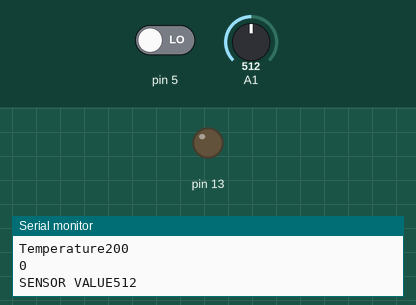
Simulated run of this sketch. Board: Arduino Uno, built with avr-gcc and run on an emulated ATmega328P. Shown: output pins drawn as LEDs (lit = HIGH), the last lines printed to the serial monitor. The inputs (shaded band) are chosen by the test bench; at power-on: pin 5 LOW, A1 = 512.

Above: at 1.2 s.
1.3 s: pin 5 driven HIGH
At 1.8 s:
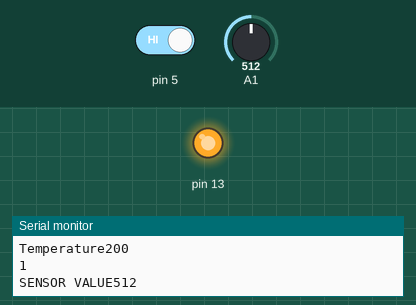
2.8 s: A1 set to 319
4.3 s: A1 set to 294
7.3 s: pin 5 driven LOW
At 8.2 s:
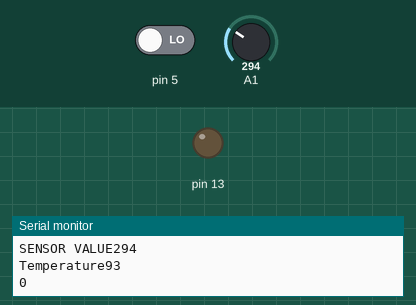
Timing chart, 0 to 10.3 s (numbered marks = the images above; inputs shaded):
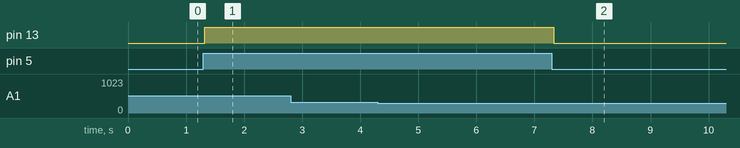

Measured:
- after the input at 1.3 s, pin 13: LOW → HIGH at once
- after the input at 7.3 s, pin 13: HIGH → LOW at once

The sketch:

temperature_monitoring_system1.ino
```cpp
int sensorvalue=0;
void setup()
{
  Serial.begin(9600);
  pinMode(A1,INPUT);
  pinMode(13,OUTPUT);
  pinMode(5,INPUT);
  Serial.begin(9600);
}
void loop()
{
  sensorvalue=analogRead(A1);
  Serial.print("SENSOR VALUE");
  Serial.println(sensorvalue);
  int voltage=sensorvalue*(5000/1024.0);
  int temperature=(voltage-500)/10;
  Serial.print("Temperature");
  Serial.println(temperature);
   int value;
  value=digitalRead(5);
  Serial.println(value);
  if(value==1)
  {
    digitalWrite(13,HIGH);
  }
  else
  {
    digitalWrite(13,LOW);
  }
}
```
